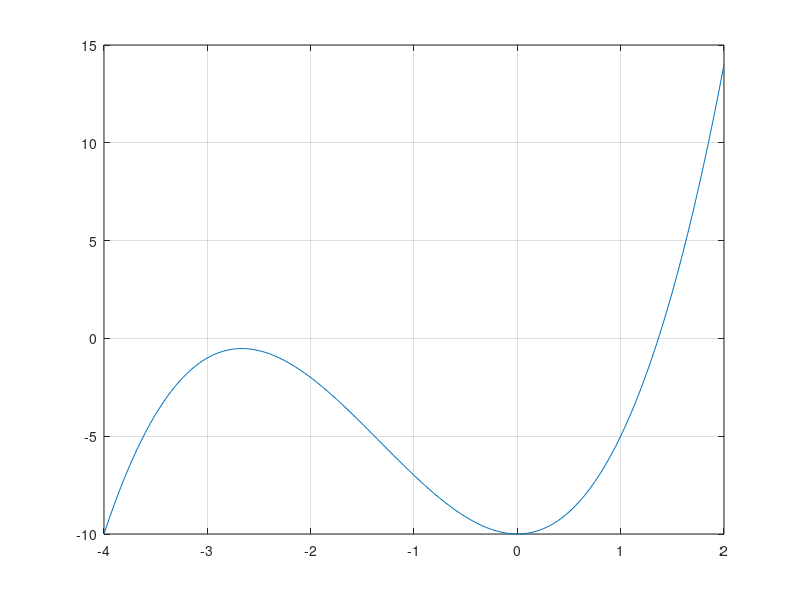

The MATLAB script that drew this image: (Note: this script raises an error after producing the figure.)
%% Lab 3 | Exercise 3

t = -4 : 0.05 : 2;
f = @(x) (x.^3) + (4 .*(x.^ 2)) - 10


%% PLOTS:
% plot(t, f(t))          % Version 0
% plot(t, t.^6, t, t+1)  % Version 1

plot(t, f(t)), grid



%% FZERO
f_cero = fzero(f, 1.2);


%% NEWTON
a = 1.2
tolerance = 0.5*10^(-10);
df = @(x) 6*x.^5 - 1;


iterations = 5;
newt_moln = newton_molner(f, df, a, tolerance, iterations)

%% SECANT
a = 1.2;
b = 2;
tolerance = 0.5*10^(-10);
secant = secant_molner(f, a, b, tolerance, iterations)


%% BISECTION

a = 0; % !!!
b = 2;
tolerance = 0.5*10^(-10);
bisect = bisect_molner(f, a, b, tolerance, iterations)